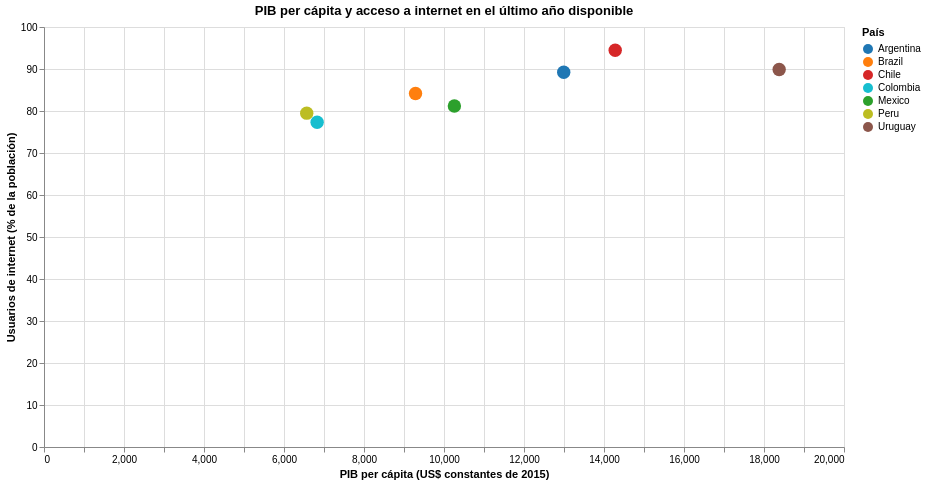

Write notebook code for a chart like this one.
### Code cell
highlight_scatter = alt.selection_point(fields=["country"], bind="legend", empty="all")
hover_scatter = alt.selection_point(fields=["country"], on="mouseover", empty="none")

base_scatter = alt.Chart(df_scatter).encode(
    x=alt.X(
        "gdp_per_capita:Q",
        title="PIB per cápita (US$ constantes de 2015)"
    ),
    y=alt.Y(
        "internet_users:Q",
        title="Usuarios de internet (% de la población)"
    ),
    color=alt.condition(
        highlight_scatter,
        alt.Color(
            "country:N",
            title="País",
            sort=country_order,
            scale=alt.Scale(
                domain=country_order,
                range=["#1f77b4", "#ff7f0e", "#d62728", "#17becf", "#2ca02c", "#bcbd22", "#8c564b"]
            )
        ),
        alt.value("lightgray")
    ),
    opacity=alt.condition(highlight_scatter, alt.value(1), alt.value(0.3)),
    tooltip=[
        alt.Tooltip("country:N", title="País"),
        alt.Tooltip("gdp_per_capita:Q", title="PIB per cápita", format=",.0f"),
        alt.Tooltip("internet_users:Q", title="% de internet", format=".2f"),
        alt.Tooltip("gdp_year:Q", title="Año PIB", format=".0f"),
        alt.Tooltip("internet_year:Q", title="Año internet", format=".0f"),
    ]
)

points = base_scatter.mark_circle(size=180).add_params(
    highlight_scatter,
    hover_scatter
)

labels = base_scatter.mark_text(
    align="left",
    dx=8,
    dy=-8,
    fontSize=11
).encode(
    text=alt.condition(hover_scatter, "country:N", alt.value(""))
)

chart_scatter = (
    (points + labels)
    .properties(
        title="PIB per cápita y acceso a internet en el último año disponible",
        width=800,
        height=420
    )
    .interactive()
)

display(chart_scatter)

### Figure 1 — Vega-Lite specification as saved in the notebook (floating-point values rounded to 4 significant figures)
{"config": {"view": {"continuousWidth": 300, "continuousHeight": 300}}, "layer": [{"mark": {"type": "circle", "size": 180}, "encoding": {"color": {"condition": {"param": "param_5", "empty": true, "field": "country", "scale": {"domain": ["Argentina", "Brazil", "Chile", "Colombia", "Mexico", "Peru", "Uruguay"], "range": ["#1f77b4", "#ff7f0e", "#d62728", "#17becf", "#2ca02c", "#bcbd22", "#8c564b"]}, "sort": ["Argentina", "Brazil", "Chile", "Colombia", "Mexico", "Peru", "Uruguay"], "title": "País", "type": "nominal"}, "value": "lightgray"}, "opacity": {"condition": {"param": "param_5", "value": 1, "empty": true}, "value": 0.3}, "tooltip": [{"field": "country", "title": "País", "type": "nominal"}, {"field": "gdp_per_capita", "format": ",.0f", "title": "PIB per cápita", "type": "quantitative"}, {"field": "internet_users", "format": ".2f", "title": "% de internet", "type": "quantitative"}, {"field": "gdp_year", "format": ".0f", "title": "Año PIB", "type": "quantitative"}, {"field": "internet_year", "format": ".0f", "title": "Año internet", "type": "quantitative"}], "x": {"field": "gdp_per_capita", "title": "PIB per cápita (US$ constantes de 2015)", "type": "quantitative"}, "y": {"field": "internet_users", "title": "Usuarios de internet (% de la población)", "type": "quantitative"}}, "name": "view_1"}, {"mark": {"type": "text", "align": "left", "dx": 8, "dy": -8, "fontSize": 11}, "encoding": {"color": {"condition": {"param": "param_5", "empty": true, "field": "country", "scale": {"domain": ["Argentina", "Brazil", "Chile", "Colombia", "Mexico", "Peru", "Uruguay"], "range": ["#1f77b4", "#ff7f0e", "#d62728", "#17becf", "#2ca02c", "#bcbd22", "#8c564b"]}, "sort": ["Argentina", "Brazil", "Chile", "Colombia", "Mexico", "Peru", "Uruguay"], "title": "País", "type": "nominal"}, "value": "lightgray"}, "opacity": {"condition": {"param": "param_5", "value": 1, "empty": true}, "value": 0.3}, "text": {"condition": {"param": "param_6", "empty": false, "field": "country", "type": "nominal"}, "value": ""}, "tooltip": [{"field": "country", "title": "País", "type": "nominal"}, {"field": "gdp_per_capita", "format": ",.0f", "title": "PIB per cápita", "type": "quantitative"}, {"field": "internet_users", "format": ".2f", "title": "% de internet", "type": "quantitative"}, {"field": "gdp_year", "format": ".0f", "title": "Año PIB", "type": "quantitative"}, {"field": "internet_year", "format": ".0f", "title": "Año internet", "type": "quantitative"}], "x": {"field": "gdp_per_capita", "title": "PIB per cápita (US$ constantes de 2015)", "type": "quantitative"}, "y": {"field": "internet_users", "title": "Usuarios de internet (% de la población)", "type": "quantitative"}}}], "data": {"name": "data-eed61beb3b21bf1314b68463d395ae21"}, "height": 420, "params": [{"name": "param_5", "select": {"type": "point", "fields": ["country"]}, "bind": "legend", "views": ["view_1"]}, {"name": "param_6", "select": {"type": "point", "fields": ["country"], "on": "mouseover"}, "views": ["view_1"]}, {"name": "param_7", "select": {"type": "interval", "encodings": ["x", "y"]}, "bind": "scales", "views": ["view_1"]}], "title": "PIB per cápita y acceso a internet en el último año disponible", "width": 800, "$schema": "https://vega.github.io/schema/vega-lite/v5.20.1.json", "datasets": {"data-eed61beb3b21bf1314b68463d395ae21": [{"country": "Peru", "internet_year": 2023, "internet_users": 79.48, "gdp_year": 2023, "gdp_per_capita": 6568.0}, {"country": "Colombia", "internet_year": 2023, "internet_users": 77.34, "gdp_year": 2023, "gdp_per_capita": 6829.0}, {"country": "Brazil", "internet_year": 2023, "internet_users": 84.15, "gdp_year": 2023, "gdp_per_capita": 9288.0}, {"country": "Mexico", "internet_year": 2023, "internet_users": 81.18, "gdp_year": 2023, "gdp_per_capita": 10260.0}, {"country": "Argentina", "internet_year": 2023, "internet_users": 89.23, "gdp_year": 2023, "gdp_per_capita": 12990.0}, {"country": "Chile", "internet_year": 2023, "internet_users": 94.46, "gdp_year": 2023, "gdp_per_capita": 14280.0}, {"country": "Uruguay", "internet_year": 2023, "internet_users": 89.9, "gdp_year": 2023, "gdp_per_capita": 18380.0}]}}
